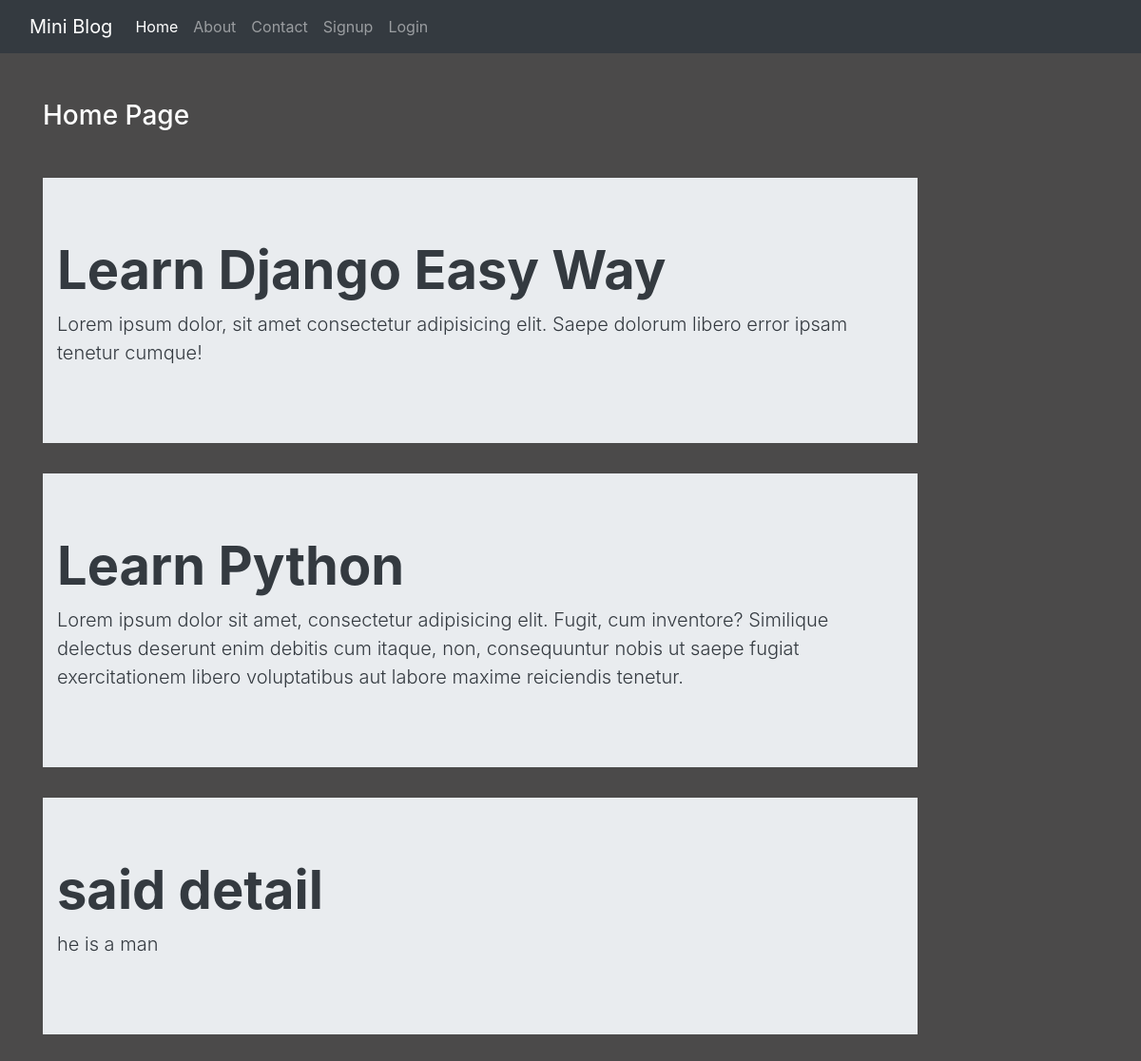
The page / on the database its author committed.
### blog/models.py (models this page shows)
class Post(models.Model):
    title=models.CharField(max_length=60)
    desc=models.TextField()

### blog/views.py (the view)
# urls.py: 2. Add a URL to urlpatterns:  path('', views.home, name='home')
def home(request):
    posts=Post.objects.all()
    return render(request, 'blog/home.html', {'posts':posts})

### blog/templates/blog/home.html
{% extends 'blog/base.html' %}
{% load static %}
{% block content %}
<div class="col-sm-10">
    <h3 class="text-white my-5">Home Page</h3>
    {% for post in posts %}
        <div class="jumbotron jumbotron-fluid jumbo-color">
            <div class="container text-dark">
            <h1 class="display-4 font-weight-bold">{{post.title}}</h1>
            <p class="lead">{{post.desc}}</p>
            </div>
        </div>
    {% endfor %}
</div>
{% endblock content %}

### blog/static/blog/css/style.css (style rules this page uses)
body { background-color: rgb(75, 74, 74); color: antiquewhite; }

### rows shown on the page
Post: title "Learn Django Easy Way", desc "Lorem ipsum dolor, sit amet consectetur adipisicing elit. Saepe dolorum libero error ipsam tenetur cumque!"
Post: title "Learn Python", desc "Lorem ipsum dolor sit amet, consectetur adipisicing elit. Fugit, cum inventore? Similique delectus deserunt enim debitis cum itaque, non, consequuntur nobis ut saepe fugiat exercitationem libero voluptatibus aut labore maxime reiciendis tenetur."
Post: title "said detail", desc "he is a man"
